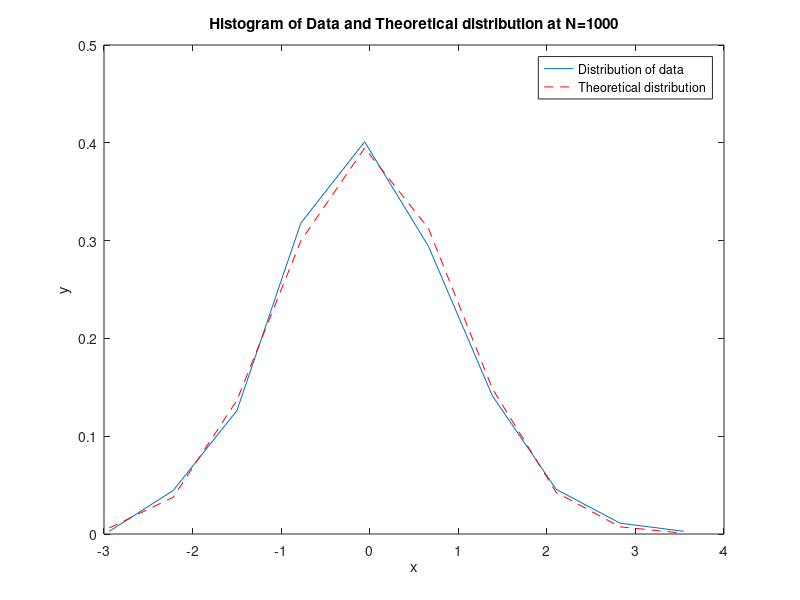
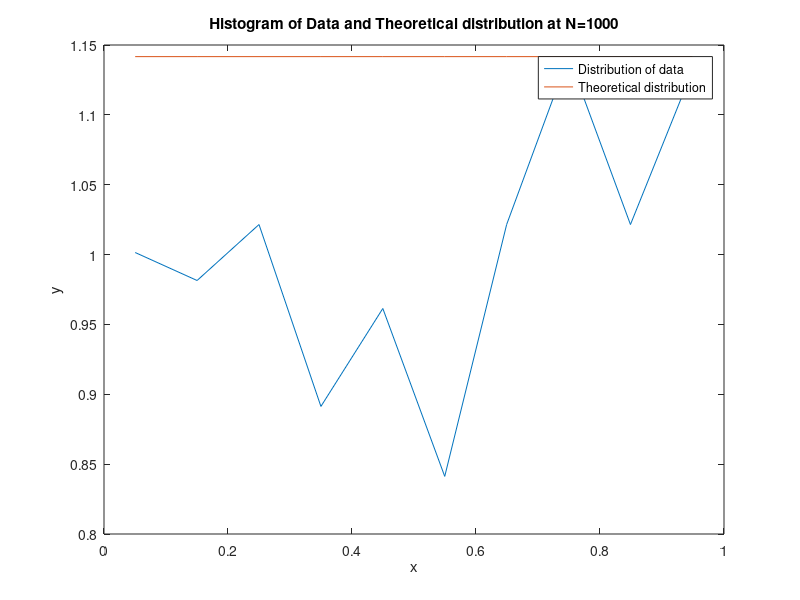
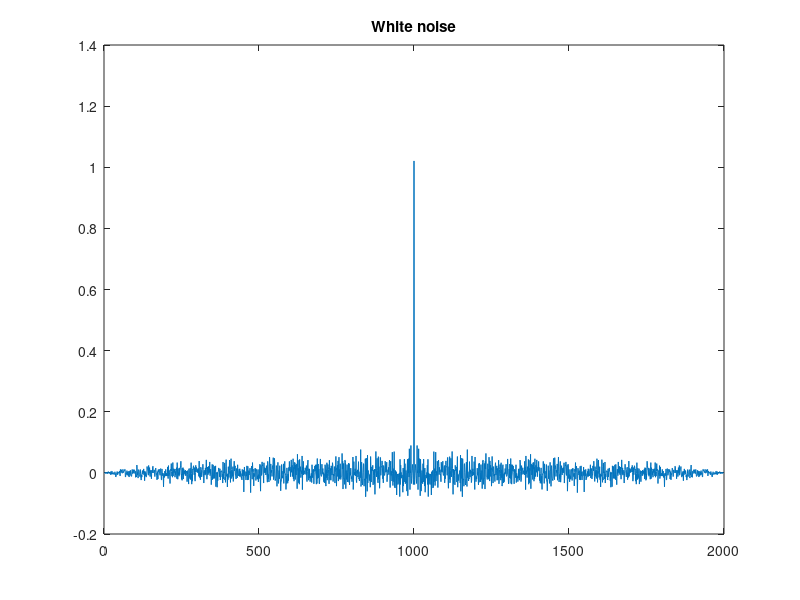
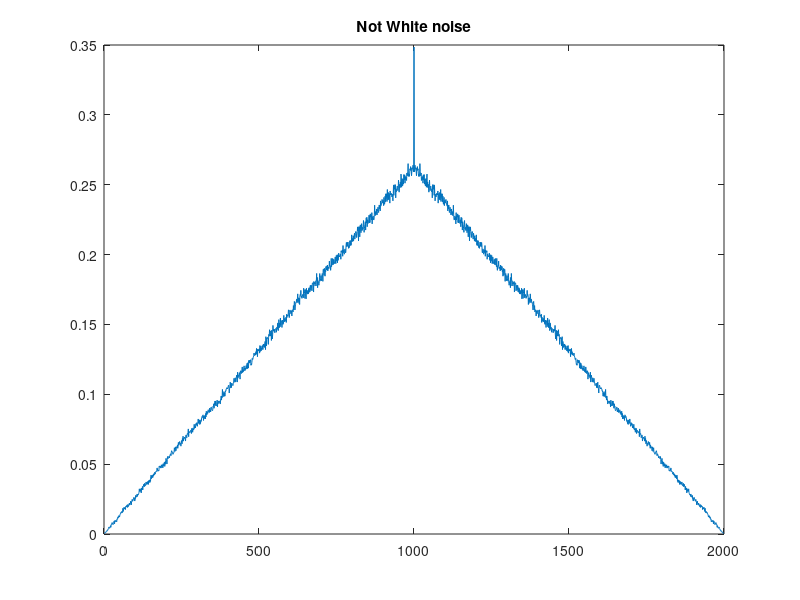

Reproduce these figures in MATLAB, in order.
%% Exercice 2 on Random signals
 
% YEMAN BRHANE
% MAIA STUDENT

clc;
close all;
clear all;


%% 
% 2.1 Generate an observation xn 1000 of the normal/gaussian random process N. Plot the histogram
% of these data as well as the theoretical distribution.
N = 1000; 
X = randn(1,N);
X_mean = mean(X);
x_std = std(X);
[h, xh] = hist(X);
dh = xh(2)-xh(1);
h = h/(sum(h)*dh);
figure(1), plot(xh,h);
x_gaussian = exp(-0.5*((xh-X_mean)/x_std).^2);
x_gaussian = x_gaussian * (1 / (x_std * sqrt(2*pi)));
hold on; 
plot(xh, x_gaussian, 'r--');
hold off; 

 legend('Distribution of data','Theoretical distribution');
    title(['Histogram of Data and Theoretical distribution at N=',num2str(N)]);
    xlabel('x');
    ylabel('y');
%As The number of samples increase the theoretical random process and normal/gausian distribution wiil be same.

%%   2.2 Same question with the uniform law of the random process U and an observation xu.


    N=1000;
    X_u = rand(1,N);
    meanX = mean(X_u);
    stdX = std(X_u);
    [countX, C] = hist(X_u);
    stepX = C(2)-C(1);
    countX = countX/(sum(countX)*stepX);
    
    % Create constant Distribution
    uniformX(1:length(C)) = 1*max(countX); 
    
    % Plot the figure
    figure;
    plot(C, countX, C, uniformX);
    legend('Distribution of data','Theoretical distribution');
    title(['Histogram of Data and Theoretical distribution at N=',num2str(N)]);
    xlabel('x');
    ylabel('y');
    
    
    

%%  Compute the autocorrelation of the Gaussian and Uniform Noices

gaussianX=X;
whiteX=X_u; 
gaussianCorr = xcorr(gaussianX,'biased');
uniformCorr = xcorr(whiteX, 'biased');

% Plot the figure
figure; 
plot(gaussianCorr);
title('White noise');
figure; 
plot(uniformCorr);
title('Not White noise');

%The auto correlation of uniform distribution is white noice, while not in
%Gaussian

%% Compute the crosscorrelation
    % Generate 3 signals
    s1=round(rand(1,50));
    s2=round(rand(1,50));
    s3=round(rand(1,50)); 
    
    % Generate a whole signal s
    s(1:50)=s1;
    s(101:150)=s2;
    s(201:250)=s3;
    
    % Compute the cross-correlation
    s1Corr=xcorr(s,s1); 
    figure;
    plot(s1Corr);
    title('Correlation between S1 and S');
    s2Corr=xcorr(s,s2); 
    figure;
    plot(s2Corr);
    title('Correlation between S2 and S');
    s3Corr=xcorr(s,s3); 
    figure;
    plot(s3Corr);
    title('Correlation between S3 and S');
